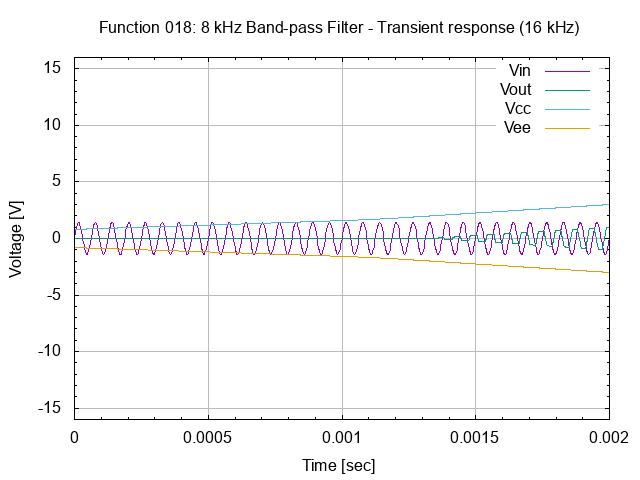

This chart was generated by the following gnuplot code:
# set terminal
set term png

# set graph
set output "26.018.00.01.02.03.png"
set title "Function 018: 8 kHz Band-pass Filter - Transient response (16 kHz)"

# setup Y-axis
set yrange [-16:16]
set grid ytics lt 1 lw 1 lc rgb "#bbbbbb"
set mytics
set ylabel "Voltage [V]"

# setup X-axis
set grid xtics lt 1 lw 1 lc rgb "#bbbbbb"
set mxtics
set xrange [0:0.002]
set xlabel "Time [sec]"

# setup plot style
set style data lines
plot '26.018.00.01.02.dat' using 1:2 title "Vin", \
     '26.018.00.01.02.dat' using 1:3 title "Vout", \
     '26.018.00.01.02.dat' using 1:4 title "Vcc", \
     '26.018.00.01.02.dat' using 1:5 title "Vee"

# set output back to default
set output

# reset terminal type
set terminal pop
